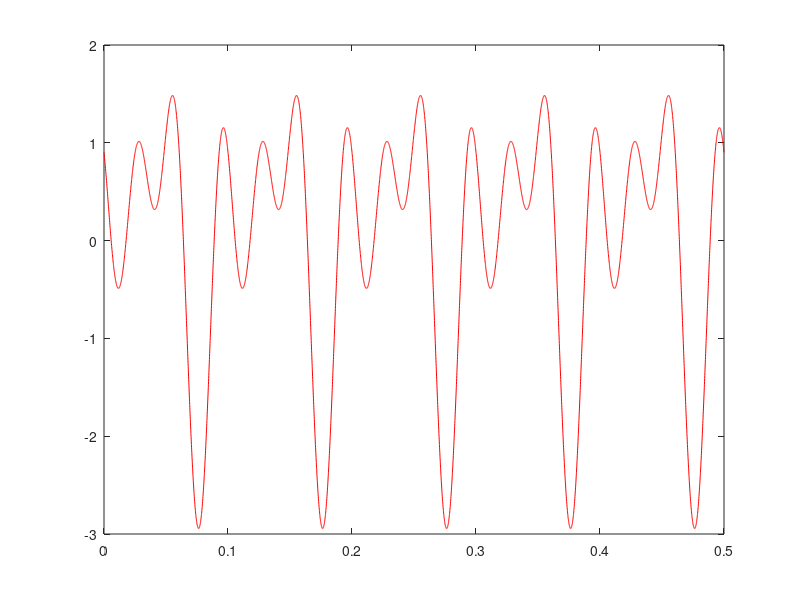

Reproduce this figure in MATLAB. (Note: this script raises an error after producing the figure.)
ts = 0.0001;
nf = 0.5;

t = 0:ts:nf;

frequencias = [10, 20, 30];
f0 = gcd(gcd(10,20),30);
T0 = 1/f0;

colors = ["r.","g.","b."]

% 3 Testes
n_testes = 3;

for teste = 1:n_testes
    x = 0;
    for i = 1:3
        fase =  2*pi*rand() - pi;
        x = x + sin(2.*pi.*frequencias(i)*t + fase);
    end;
    
    plot(t,x,colors(teste));
    potencia_associada(x,ts,T0) % Como nao depende da fase e sempre igual
    hold on;
end;



